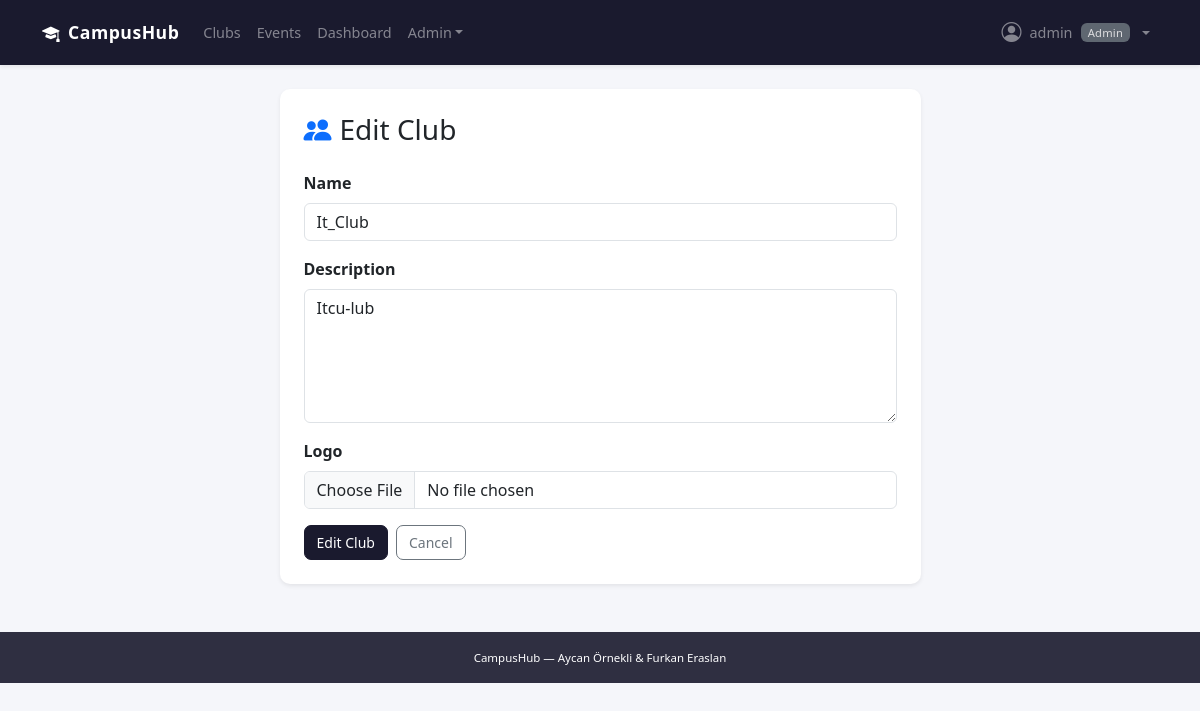
/clubs/1/edit/ (signed in), run on the app's committed database.
### users/models.py (models this page shows, shortened)
class CustomUser(AbstractUser):
    ROLE_CHOICES = [
        ('student', 'Student'),
        ('club_manager', 'Club Manager'),
        ('admin', 'Admin'),
    ]
    role = models.CharField(max_length=20, choices=ROLE_CHOICES, default='student')
    bio = models.TextField(blank=True)
    profile_picture = models.ImageField(upload_to='profile_pics/', blank=True, null=True)
    student_id = models.CharField(max_length=20, blank=True)
    def is_admin(self):
        return self.role == 'admin' or self.is_superuser

### clubs/models.py (models this page shows, shortened)
class Club(models.Model):
    STATUS_CHOICES = [
        ('pending', 'Pending Approval'),
        ('approved', 'Approved'),
        ('rejected', 'Rejected'),
    ]
    name = models.CharField(max_length=200, unique=True)
    description = models.TextField()
    logo = models.ImageField(upload_to='club_logos/', blank=True, null=True)
    manager = models.ForeignKey(
        settings.AUTH_USER_MODEL,
        on_delete=models.CASCADE,
        related_name='managed_clubs'
    )
    members = models.ManyToManyField(
        settings.AUTH_USER_MODEL,
        related_name='joined_clubs',
        blank=True
    )
    status = models.CharField(max_length=20, choices=STATUS_CHOICES, default='pending')
    created_at = models.DateTimeField(auto_now_add=True)
    updated_at = models.DateTimeField(auto_now=True)
    class Meta:
        ordering = ['-created_at']

### clubs/views.py (the view)
# urls.py: path('<int:pk>/edit/', views.club_edit_view, name='club_edit'),
@login_required
def club_edit_view(request, pk):
    club = get_object_or_404(Club, pk=pk)
    if not (request.user.is_admin() or request.user == club.manager):
        return HttpResponseForbidden("You can only edit your own clubs.")
    if request.method == 'POST':
        form = ClubForm(request.POST, request.FILES, instance=club)
        if form.is_valid():
            form.save()
            messages.success(request, f'Club "{club.name}" updated.')
            return redirect('club_detail', pk=club.pk)
    else:
        form = ClubForm(instance=club)
    return render(request, 'clubs/club_form.html', {'form': form, 'action': 'Edit', 'club': club})

### clubs/forms.py
class ClubForm(forms.ModelForm):
    class Meta:
        model = Club
        fields = ['name', 'description', 'logo']
        widgets = {
            'name': forms.TextInput(attrs={'class': 'form-control'}),
            'description': forms.Textarea(attrs={'rows': 5, 'class': 'form-control'}),
            'logo': forms.FileInput(attrs={'class': 'form-control'}),
        }

### templates/clubs/club_form.html (shortened to what this page needs)
{% extends 'base.html' %}
{% block content %}
<div class="row justify-content-center">
  <div class="col-md-7">
    <div class="card shadow-sm border-0">
      <div class="card-body p-4">
        <h3 class="mb-4"><i class="bi bi-people-fill me-2 text-primary"></i>{{ action }} Club</h3>
        <form method="post" enctype="multipart/form-data">
          {% for field in form %}
          <div class="mb-3">
            <label class="form-label fw-semibold">{{ field.label }}</label>
            {{ field }}
          </div>
          {% endfor %}
          <div class="d-flex gap-2">
            <button type="submit" class="btn btn-primary">{{ action }} Club</button>
            <a href="{% if club %}{% url 'club_detail' club.pk %}{% else %}{% url 'club_list' %}{% endif %}" class="btn btn-outline-secondary">Cancel</a>
          </div>
        </form>
      </div>
    </div>
  </div>
</div>
{% endblock %}

### templates/base.html (shortened to what this page needs)
<!DOCTYPE html>
<html lang="en">
<head>
  <link href="https://cdn.jsdelivr.net/npm/bootstrap@5.3.0/dist/css/bootstrap.min.css" rel="stylesheet">
  <link href="https://cdn.jsdelivr.net/npm/bootstrap-icons@1.11.0/font/bootstrap-icons.css" rel="stylesheet">
  {% load static %}
  <link rel="stylesheet" href="{% static 'css/style.css' %}">
</head>
<body>
<nav class="navbar navbar-expand-lg navbar-dark shadow-sm">
  <div class="container">
    <a class="navbar-brand fw-bold" href="{% url 'home' %}">
      <i class="bi bi-mortarboard-fill me-2"></i>CampusHub
    </a>
    <div class="collapse navbar-collapse" id="navbarNav">
      <ul class="navbar-nav me-auto">
        <li class="nav-item">
          <a class="nav-link" href="{% url 'club_list' %}">Clubs</a>
        </li>
        <li class="nav-item">
          <a class="nav-link" href="{% url 'event_list' %}">Events</a>
        </li>
        {% if user.is_authenticated %}
          {% if user.role == 'club_manager' or user.role == 'admin' %}
          <li class="nav-item">
            <a class="nav-link" href="{% url 'manager_dashboard' %}">Dashboard</a>
          </li>
          {% endif %}
          {% if user.role == 'admin' or user.is_superuser %}
          <li class="nav-item dropdown">
            <a class="nav-link dropdown-toggle" href="#" data-bs-toggle="dropdown">Admin</a>
          </li>
          {% endif %}
        {% endif %}
      </ul>
      <ul class="navbar-nav">
        {% if user.is_authenticated %}
        <li class="nav-item dropdown">
          <a class="nav-link dropdown-toggle d-flex align-items-center gap-2" href="#" data-bs-toggle="dropdown">
            {% if user.profile_picture %}
              <img src="{{ user.profile_picture.url }}" class="rounded-circle" width="26" height="26" style="object-fit:cover;">
            {% else %}
              <i class="bi bi-person-circle fs-5"></i>
            {% endif %}
            <span>{{ user.first_name|default:user.username }}</span>
            <span class="badge bg-secondary" style="font-size:0.7rem;">{{ user.get_role_display }}</span>
          </a>
        </li>
        {% endif %}
      </ul>
    </div>
  </div>
</nav>
<div class="container my-4">
  {% block content %}{% endblock %}
</div>
<footer class="text-white text-center py-3 mt-5">
  <div class="container">
    <small>CampusHub &mdash; Aycan Örnekli &amp; Furkan Eraslan</small>
  </div>
</footer>
</body>
</html>

### static/css/style.css (style rules this page uses)
body { font-family: 'Segoe UI', system-ui, -apple-system, sans-serif; color: #1a1a2e; background-color: #f5f6fa; }
.navbar { padding: 0.6rem 0; background-color: #1a1a2e !important; }
.navbar-brand { letter-spacing: 0.5px; font-size: 1.1rem; }
.nav-link { font-weight: 500; font-size: 0.9rem; opacity: 0.85; }
.card { border-radius: 10px; transition: box-shadow 0.18s ease; }
.btn { font-size: 0.875rem; font-weight: 500; border-radius: 7px; }
.btn-primary { background-color: #1a1a2e; border-color: #1a1a2e; }
.badge { font-weight: 500; letter-spacing: 0.2px; }
footer { background-color: #1a1a2e !important; font-size: 0.82rem; opacity: 0.9; }

### data on the page
CustomUser: first_name "admin", role "Admin"
Club: form "It_Club" "Itcu-lub"

### other printed values
{{ action }} "Edit"
{{ field.label }} "Name" "Description" "Logo"
